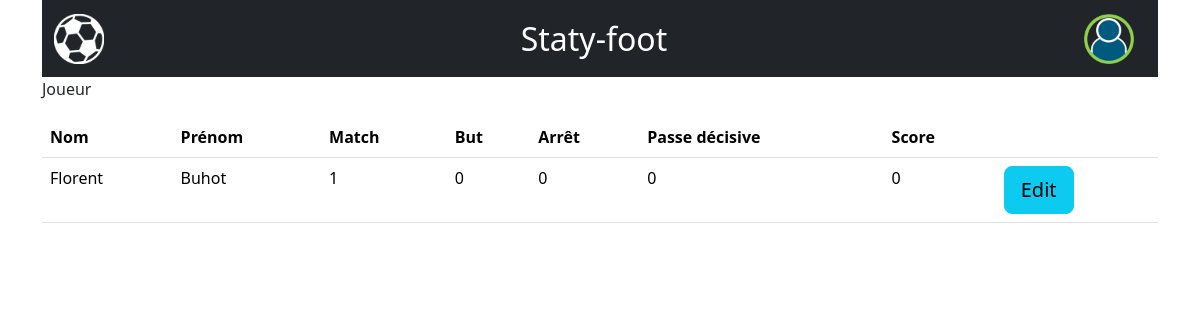
Page /php/pages/admin.php on the earlier database version.
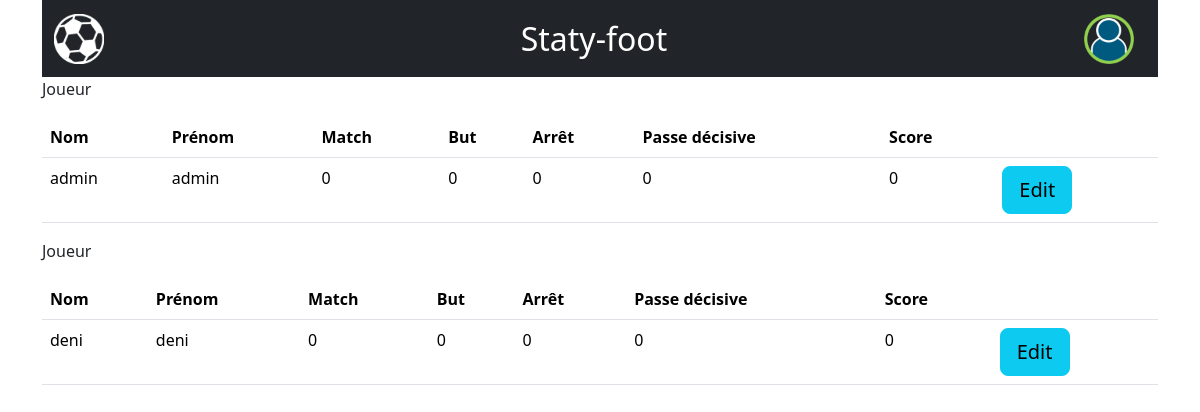
Same page on the later database version.
### tables this page shows
CREATE TABLE `joueur` (
  `joueur_id` int NOT NULL,
  `user_id` int NOT NULL,
  `nom` varchar(50) NOT NULL,
  `prenom` varchar(50) NOT NULL,
  `nb_match` int NOT NULL,
  `nb_but` int NOT NULL,
  `nb_arret` int NOT NULL,
  `nb_passe_de` int NOT NULL,
  `score` int NOT NULL
);

### php/pages/admin.php (called while the page is built, shortened)
<?php
require_once("php/template/inc_connexionBase.php");
$texteReq = "select * ";
$texteReq .= "from joueur";
$requete = $cnx->prepare($texteReq);
$requete->execute();
$tabJoueur = $requete->fetchAll(PDO::FETCH_ASSOC);
require_once("php/view/admin.php");

### php/view/admin.php (the view, shortened to what this page needs)
<!DOCTYPE html>
<html lang="en">
<head>
    <?php
    include_once("php/template/inc_head.php");
    ?>
</head>
<body class="container">
<?php
include_once("php/template/inc_header.php");
?>
<?php
if (count($tabJoueur) > 0) {
    foreach ($tabJoueur as $joueur) {
        echo "
<p>Joueur</p>
<table class=\"table\">
    <thead>
    <tr>
        <th scope=\"col\">Nom</th>
        <th scope=\"col\">Prénom</th>
        <th scope=\"col\">Match</th>
        <th scope=\"col\">But</th>
        <th scope=\"col\">Arrêt</th>
        <th scope=\"col\">Passe décisive</th>
        <th scope=\"col\">Score</th>
        <th scope=\"col\"></th>
    </tr>
    </thead>
    <tbody>
          <tr>
            <td>" . $joueur["nom"] . "</td>
            <td>" . $joueur["prenom"] . "</td>
            <td>" . $joueur["nb_match"] . "</td>
            <td>" . $joueur["nb_but"] . "</td>
            <td>" . $joueur["nb_arret"] . "</td>
            <td>" . $joueur["nb_passe_de"] . "</td>
            <td>" . $joueur["score"] . "</td>
            <td>
                <a href=\"pageModifJoueur?joueur_id=" . $joueur["joueur_id"] .
            "&nom=" . $joueur["nom"] .
            "&prenom=" . $joueur["prenom"] .
            "&nb_match=" . $joueur["nb_match"] .
            "&nb_but=" . $joueur["nb_but"] .
            "&nb_arret=" . $joueur["nb_arret"] .
            "&nb_passe_de=" . $joueur["nb_passe_de"] .
            "&score=" . $joueur["score"] . "\"
                class=\"btn btn-info btn-lg\">
                    <span class=\"glyphicon glyphicon-edit\"></span> Edit
                </a>
            </td>
         </tr>
    </tbody>
</table>";
    }
}
?>

### php/template/inc_head.php (shortened to what this page needs)
<link rel="stylesheet" href="https://cdn.jsdelivr.net/npm/bootstrap-icons@1.11.3/font/bootstrap-icons.min.css">
<link rel="stylesheet" href="../../css/bootstrap.min.css">

### php/template/inc_header.php (shortened to what this page needs)
<?php
    require_once("../template/inc_head.php");
?>
<nav class="navbar navbar-dark bg-dark">
    <div class="container-fluid">
        <a class="navbar-brand" href="#">
            <img src="/img/ballon.png" alt="Logo" width="50" height="50"
                 class="d-inline-block align-text-top">
        </a>
        <span class="navbar-brand fs-2 text-white">Staty-foot</span>
        <li class="d-flex nav-link dropdown-toggle" href="#" role="button" data-bs-toggle="dropdown" aria-expanded="false">
            <img src="/img/personne.png" alt="Logo" width="50" height="50" class="d-inline-block align-text-top">
        </li>
    </div>
</nav>

Differences in the rows shown:
changed joueur: nom "Florent" → "admin"; prenom "Buhot" → "admin"; nb_match "1" → "0"
added joueur: nom "deni", prenom "deni", nb_match "0", nb_but "0", nb_arret "0", nb_passe_de "0", score "0"
